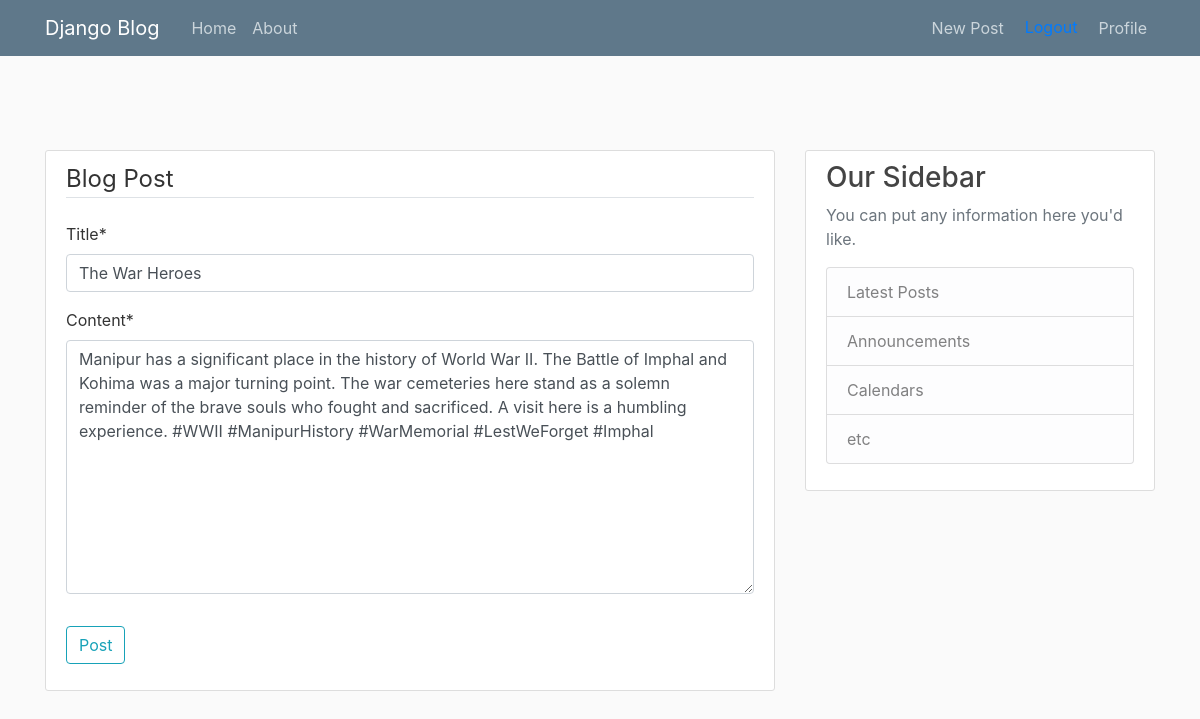
Screenshot of /post/12/update/ (signed in) with the database file from the repository.
### blog/models.py (models this page shows, shortened)
class Post(models.Model):
    title=models.CharField(max_length=100)
    content= models.TextField()
    date_posted=models.DateTimeField(default=timezone.now)
    author=models.ForeignKey(User,on_delete=models.CASCADE)

### blog/views.py (the view, shortened to what this page needs)
# urls.py: path('post/<int:pk>/update/',PostUpdateView.as_view(),name='post-update'),
class PostUpdateView(LoginRequiredMixin,UserPassesTestMixin,UpdateView):
    model=Post
    fields=['title','content']
    def test_func(self):
        post=self.get_object()
        if self.request.user==post.author:
            return True
        return False

### blog/templates/blog/post_form.html (shortened to what this page needs)
{% extends "blog/base.html" %}
{% load crispy_forms_tags %}
{% block content %}
<div class="content-section">
    <form method="POST" enctype="multipart/form-data">
        <fieldset class="form-group">
            <legend class="border-bottom mb-4">Blog Post</legend>
            {{ form|crispy }}
        </fieldset>
        <div class="form-group">
            <button class="btn btn-outline-info" type="submit">Post</button>
        </div>
    </form>
</div>
{% endblock content %}

### blog/static/blog/main.css (style rules this page uses)
body { background: #fafafa; color: #333333; margin-top: 5rem; }
.content-section { background: #ffffff; padding: 10px 20px; border: 1px solid #dddddd; border-radius: 3px; margin-bottom: 20px; }

### rows the page displays
Post: title "The War Heroes", content "Manipur has a significant place in the history of World War II. The Battle of Imphal and Kohima was a major turning point. The war cemeteries here stand as a solemn reminder of the brave souls who fought and sacrificed. A visit here is a humbling experience. #WWII #ManipurHistory #WarMemorial #LestWeForget #Imphal"
